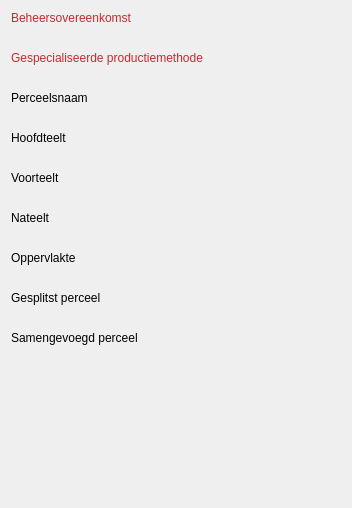
         <widget class="QWidget" name="scrollContentsPerceel">
          <property name="geometry">
           <rect>
            <x>0</x>
            <y>0</y>
            <width>352</width>
            <height>508</height>
           </rect>
          </property>
          <layout class="QVBoxLayout" name="verticalLayout_15">
           <item>
            <widget class="QLabel" name="lb_bo">
             <property name="styleSheet">
              <string notr="true">* { color: #C8282F; }</string>
             </property>
             <property name="text">
              <string>Beheersovereenkomst</string>
             </property>
             <property name="indent">
              <number>0</number>
             </property>
            </widget>
           </item>
           <item>
            <widget class="AutohideValueLabel" name="efw_bo">
             <property name="styleSheet">
              <string notr="true">* { font-style: italic; color: #C8282F; }</string>
             </property>
             <property name="text">
              <string/>
             </property>
             <property name="wordWrap">
              <bool>true</bool>
             </property>
             <property name="indent">
              <number>20</number>
             </property>
             <property name="buddy">
              <cstring>lb_bo</cstring>
             </property>
            </widget>
           </item>
           <item>
            <widget class="QLabel" name="lb_gespec_pm">
             <property name="styleSheet">
              <string notr="true">* { color: #C8282F; }</string>
             </property>
             <property name="text">
              <string>Gespecialiseerde productiemethode</string>
             </property>
             <property name="wordWrap">
              <bool>true</bool>
             </property>
            </widget>
           </item>
           <item>
            <widget class="AutohideValueLabel" name="efw_gespec_pm">
             <property name="styleSheet">
              <string notr="true">* { color: #C8282F; font-style: italic; }</string>
             </property>
             <property name="text">
              <string/>
             </property>
             <property name="wordWrap">
              <bool>true</bool>
             </property>
             <property name="indent">
              <number>20</number>
             </property>
             <property name="buddy">
              <cstring>lb_gespec_pm</cstring>
             </property>
            </widget>
           </item>
           <item>
            <widget class="QLabel" name="lb_perceelsnaam">
             <property name="text">
              <string>Perceelsnaam</string>
             </property>
            </widget>
           </item>
           <item>
            <widget class="AutohideValueLabel" name="efw_perceelsnaam">
             <property name="styleSheet">
              <string notr="true">* { font-style: italic; }</string>
             </property>
             <property name="text">
              <string/>
             </property>
             <property name="wordWrap">
              <bool>true</bool>
             </property>
             <property name="indent">
              <number>20</number>
             </property>
             <property name="buddy">
              <cstring>lb_perceelsnaam</cstring>
             </property>
            </widget>
           </item>
           <item>
            <widget class="QLabel" name="lb_hoofdteelt">
             <property name="text">
              <string>Hoofdteelt</string>
             </property>
            </widget>
           </item>
           <item>
            <widget class="AutohideValueLabel" name="efw_hoofdteelt">
             <property name="styleSheet">
              <string notr="true">* { font-style: italic; }</string>
             </property>
             <property name="text">
              <string/>
             </property>
             <property name="wordWrap">
              <bool>true</bool>
             </property>
             <property name="indent">
              <number>20</number>
             </property>
             <property name="buddy">
              <cstring>lb_hoofdteelt</cstring>
             </property>
            </widget>
           </item>
           <item>
            <widget class="QLabel" name="lb_voorteelt">
             <property name="text">
              <string>Voorteelt</string>
             </property>
            </widget>
           </item>
           <item>
            <widget class="AutohideValueLabel" name="efw_voorteelt">
             <property name="styleSheet">
              <string notr="true">* { font-style: italic; }</string>
             </property>
             <property name="text">
              <string/>
             </property>
             <property name="wordWrap">
              <bool>true</bool>
             </property>
             <property name="indent">
              <number>20</number>
             </property>
             <property name="buddy">
              <cstring>lb_voorteelt</cstring>
             </property>
            </widget>
           </item>
           <item>
            <widget class="QLabel" name="lb_nateelt">
             <property name="text">
              <string>Nateelt</string>
             </property>
            </widget>
           </item>
           <item>
            <widget class="AutohideValueLabel" name="efw_nateelt">
             <property name="styleSheet">
              <string notr="true">* { font-style: italic; }</string>
             </property>
             <property name="text">
              <string/>
             </property>
             <property name="wordWrap">
              <bool>true</bool>
             </property>
             <property name="indent">
              <number>20</number>
             </property>
             <property name="buddy">
              <cstring>lb_nateelt</cstring>
             </property>
            </widget>
           </item>
           <item>
            <widget class="QLabel" name="lb_oppervlakte">
             <property name="text">
              <string>Oppervlakte</string>
             </property>
            </widget>
           </item>
           <item>
            <widget class="QLabel" name="lbv_oppervlakte">
             <property name="styleSheet">
              <string notr="true">* { font-style: italic;}</string>
             </property>
             <property name="text">
              <string/>
             </property>
             <property name="indent">
              <number>20</number>
             </property>
            </widget>
           </item>
           <item>
            <widget class="QLabel" name="lb_gesplitst_perceel">
             <property name="text">
              <string>Gesplitst perceel</string>
             </property>
            </widget>
           </item>
           <item>
            <widget class="ValueMappedLabel" name="efw_gesplitst_perceel">
             <property name="styleSheet">
              <string notr="true">* { font-style: italic;}</string>
             </property>
             <property name="text">
              <string/>
             </property>
             <property name="indent">
              <number>20</number>
             </property>
             <property name="buddy">
              <cstring>lb_gesplitst_perceel</cstring>
             </property>
            </widget>
           </item>
           <item>
            <widget class="QLabel" name="lb_samengevoegd_perceel">
             <property name="text">
              <string>Samengevoegd perceel</string>
             </property>
            </widget>
           </item>
           <item>
            <widget class="ValueMappedLabel" name="efw_samengevoegd_perceel">
             <property name="styleSheet">
              <string notr="true">* { font-style: italic;}</string>
             </property>
             <property name="text">
              <string/>
             </property>
             <property name="indent">
              <number>20</number>
             </property>
             <property name="buddy">
              <cstring>lb_samengevoegd_perceel</cstring>
             </property>
            </widget>
           </item>
           <item>
            <spacer name="verticalSpacer_7">
             <property name="orientation">
              <enum>Qt::Vertical</enum>
             </property>
             <property name="sizeHint" stdset="0">
              <size>
               <width>20</width>
               <height>40</height>
              </size>
             </property>
            </spacer>
           </item>
          </layout>
         </widget>
